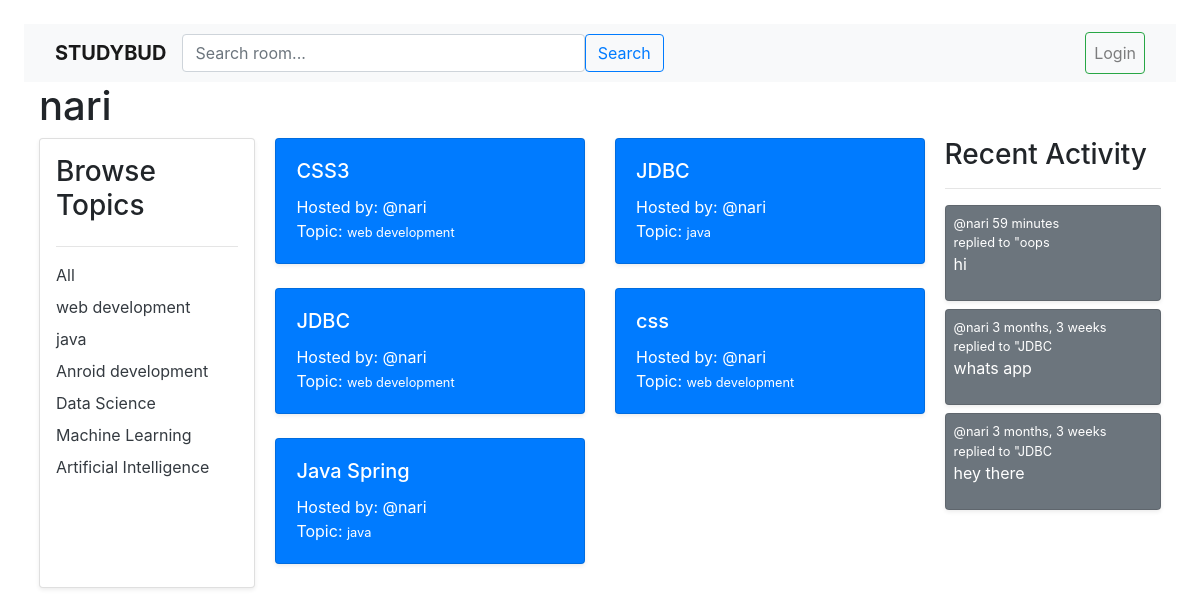
The app's page /profile/1 with its own data.
### base/models.py (models this page shows, shortened)
class Topic(models.Model):
    name=models.CharField(max_length=200)

class Room(models.Model):
    host=models.ForeignKey(User,on_delete=models.SET_NULL,null=True)
    topic=models.ForeignKey(Topic,on_delete=models.SET_NULL,null=True)
    name=models.CharField(max_length=200)
    description=models.TextField(null=True,blank=True)
    participents=models.ManyToManyField(User,related_name='participents',blank=True)
    updated= models.DateTimeField(auto_now=True)
    created=models.DateTimeField(auto_now_add=True)
    class Meta:
        ordering=['-updated','-created']
    def __str__(self):
        return self.name

class Message(models.Model):
    user=models.ForeignKey(User,on_delete=models.CASCADE)
    room=models.ForeignKey(Room,on_delete=models.CASCADE)
    body=models.TextField()
    updated= models.DateTimeField(auto_now=True)
    created=models.DateTimeField(auto_now_add=True)
    class Meta:
        ordering=['-updated','-created']
    def __str__(self):
        return self.body[0:50]

### base/views.py (the view)
# urls.py: path('profile/<str:pk>',views.userProfile,name='profile'),
def userProfile(request,pk):
    user=User.objects.get(id=pk)
    rooms=user.room_set.all()
    roommessages = user.message_set.all()
    topics = Topic.objects.all()
    context={'user':user,'rooms':rooms,'room_messages':roommessages,'topics':topics}
    return render(request,'base/profile.html',context)

### base/templates/base/profile.html (shortened to what this page needs)
{% extends 'main.html' %}
{% block content %}
<h1>{{user.username}}</h1>
<div class="user-container">
    <div class="card p-3 shadow-sm">
        {% include 'base/topics_component.html' %}
    </div>
    <div class="row">
        {% include 'base/feed_component.html'%}
    </div>
    <div>
        {% include 'base/activity_component.html' %}
    </div>
</div>
{% endblock %}

### base/templates/base/topics_component.html
<h3>Browse Topics</h3>
        <hr>
        <div class="mb-2">
            <a href="{% url 'home' %}" class="topic-box text-decoration-none text-dark">All</a>
        </div>
        {% for topic in topics %}
            <div class="mb-2">
                <a href="{% url 'home' %}?q={{ topic.name }}" class="topic-box text-decoration-none text-dark">{{ topic.name }}</a>
            </div>
        {% endfor %}

### base/templates/base/feed_component.html (shortened to what this page needs)
    {% for room in rooms %}
        <div class="col-md-6 mb-4">
            <div class="card text-white bg-primary shadow-sm">
                <div class="card-body">
                    <h5 class="card-title">
                        <a href="/room/{{ room.id }}" class="text-white text-decoration-none">{{ room.name }}</a>
                    </h5>
                    <p class="card-text">
                        Hosted by: <span><a class="link-dark" style="color: white;" href="{% url 'profile' room.host.id %}">@{{ room.host.username }}</a></span><br>
                        Topic: <small>{{ room.topic.name }}</small>
                    </p>
                </div>
            </div>
        </div>
    {% endfor %}

### base/templates/base/activity_component.html (shortened to what this page needs)
<h3>Recent Activity</h3>
        <hr>
        {% for message in room_messages %}
        <div class="mb-2">
        <div class="card text-white bg-secondary p-2 shadow-sm">
            <small>@{{message.user}} {{message.created|timesince}}</small>
            <small>replied to "{{message.room}}</small>
            <p>
                {{message}}
            </p>
        </div>
        </div>
        {% endfor %}

### base/templates/base/profile.html (style rules this page uses)
.user-container { display: grid; grid-template-columns: 1fr 3fr 1fr; gap: 20px; }

### records on screen
Topic: name "web development"
Topic: name "java"
Topic: name "Anroid development"
Topic: name "Data Science"
Topic: name "Machine Learning"
Topic: name "Artificial Intelligence"
Room: name "CSS3", host.username "nari", topic.name "web development"
Room: name "JDBC", host.username "nari", topic.name "java"
Room: name "JDBC", host.username "nari", topic.name "web development"
Room: name "css", host.username "nari", topic.name "web development"
Room: name "Java Spring", host.username "nari", topic.name "java"
Message: user "nari", created "59 minutes", room "oops", body "hi"
Message: user "nari", created "3 months, 3 weeks", room "JDBC", body "whats app"
Message: user "nari", created "3 months, 3 weeks", room "JDBC", body "hey there"

### other values on screen
{{ user.username }} "nari"
